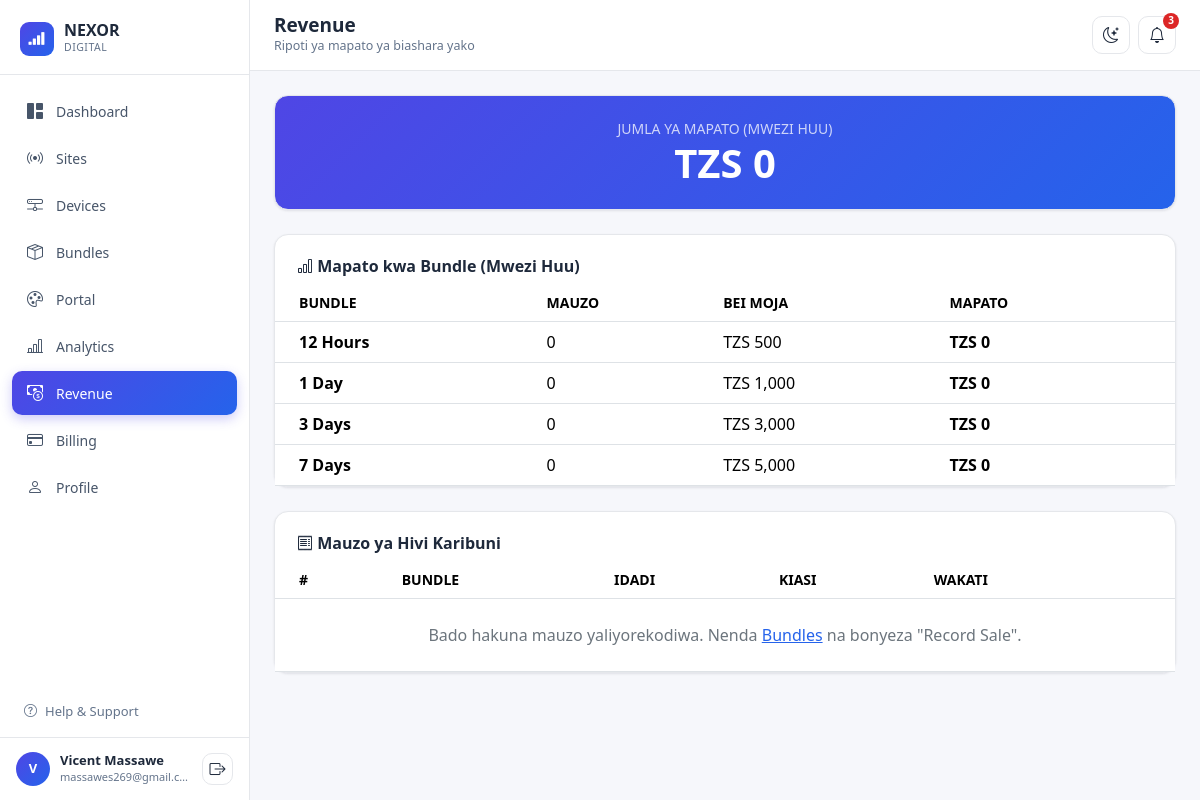
Screenshot of /admin.php?page=revenue (signed in) with the database file from the repository.
### tables this page shows
CREATE TABLE IF NOT EXISTS users (
  id             INT AUTO_INCREMENT PRIMARY KEY,
  username       VARCHAR(50)  NOT NULL UNIQUE,
  password_hash  VARCHAR(255) NOT NULL,
  first_name     VARCHAR(100) NOT NULL DEFAULT '',
  last_name      VARCHAR(100) NOT NULL DEFAULT '',
  email          VARCHAR(150) NOT NULL,
  phone          VARCHAR(30)  DEFAULT '',
  account_type   VARCHAR(50)  DEFAULT 'Customer Account',
  member_since   DATE         DEFAULT NULL,
  bank_name      VARCHAR(50)  DEFAULT '',
  account_number VARCHAR(50)  DEFAULT '',
  plan           VARCHAR(50)  DEFAULT 'Free',
  plan_price     INT          DEFAULT 0,
  billing_cycle  VARCHAR(20)  DEFAULT 'Monthly',
  next_renewal   DATE         DEFAULT NULL,
  created_at     TIMESTAMP    DEFAULT CURRENT_TIMESTAMP
);

CREATE TABLE IF NOT EXISTS bundles (
  id             INT AUTO_INCREMENT PRIMARY KEY,
  name           VARCHAR(100) NOT NULL,
  duration_value INT NOT NULL DEFAULT 1,
  duration_unit  ENUM('hours','days','weeks') DEFAULT 'days',
  price          INT NOT NULL DEFAULT 0,
  speed          VARCHAR(50) DEFAULT 'Unlimited',
  data_limit     VARCHAR(50) DEFAULT 'Unlimited',
  status         ENUM('active','inactive') DEFAULT 'active',
  created_at     TIMESTAMP DEFAULT CURRENT_TIMESTAMP
);

### admin.php (called while the page is built, shortened)
<?php
require __DIR__ . '/includes/config.php';
$page = $_GET['page'] ?? 'dashboard';
$data = load_app_data();
require __DIR__ . '/includes/layout_top.php';
require __DIR__ . "/pages/{$page}.php";
require __DIR__ . '/includes/layout_bottom.php';

### includes/config.php (called while the page is built, shortened)
<?php
function money(float $amount): string {
    return number_format($amount, 0);
}
function current_user_id(): int {
    return (int) ($_SESSION['user_id'] ?? 1);
}
function load_app_data(): array {
    $pdo = db();
    $userId = current_user_id();
    $profile = $pdo->prepare('SELECT * FROM users WHERE id = ?');
    $profile->execute([$userId]);
    $user = $profile->fetch() ?: [];
    $sites = $pdo->query(
        'SELECT s.*, COUNT(d.id) AS device_count
           FROM sites s
           LEFT JOIN devices d ON d.site_id = s.id
          GROUP BY s.id
          ORDER BY s.id'
    )->fetchAll();
    $devices = $pdo->query('SELECT * FROM devices ORDER BY id')->fetchAll();
    $bundles = $pdo->query(
        "SELECT b.*,
                COALESCE(m.qty, 0) AS sales_month,
                COALESCE(m.revenue, 0) AS revenue_month
           FROM bundles b
           LEFT JOIN (
                SELECT bundle_id, SUM(quantity) AS qty, SUM(amount) AS revenue
                  FROM sales
                 WHERE YEAR(sold_at) = YEAR(CURDATE()) AND MONTH(sold_at) = MONTH(CURDATE())
                 GROUP BY bundle_id
           ) m ON m.bundle_id = b.id
          ORDER BY b.id"
    )->fetchAll();
    $invoices = $pdo->query('SELECT * FROM billing_invoices ORDER BY invoice_date DESC')->fetchAll();
    $portalStmt = $pdo->query('SELECT * FROM portal_settings WHERE id = 1');
    $portal = $portalStmt->fetch() ?: [
        'business_name' => 'GAMBADEN HOTSPOT',
        'welcome_text'  => 'Internet ya Uhakika kwa Bei Nafuu',
        'primary_color' => '#4f46e5',
        'lipa_number'   => '140197316',
        'contact_phone' => '+255745325531',
    ];
    return [
        'sites' => $sites,
        'devices' => $devices,
        'bundles' => $bundles,
        'portal' => $portal,
        'profile' => [
            'first_name' => $user['first_name'] ?? '',
            'last_name'  => $user['last_name'] ?? '',
            'email'      => $user['email'] ?? '',
            'phone'      => $user['phone'] ?? '',
            'account_type' => $user['account_type'] ?? 'Customer Account',
            'member_since' => !empty($user['member_since']) ? date('d M Y', strtotime($user['member_since'])) : '',
            'bank_name'    => $user['bank_name'] ?? '',
            'account_number' => $user['account_number'] ?? '',
        ],
        'billing' => [
            'plan'         => $user['plan'] ?? 'Free',
            'price'        => (int) ($user['plan_price'] ?? 0),
            'cycle'        => $user['billing_cycle'] ?? 'Monthly',
            'next_renewal' => !empty($user['next_renewal']) ? date('d M Y', strtotime($user['next_renewal'])) : '',
            'invoices'     => array_map(fn($inv) => [
                'id' => $inv['invoice_no'],
                'date' => date('d M Y', strtotime($inv['invoice_date'])),
                'amount' => (int) $inv['amount'],
                'status' => $inv['status'],
            ], $invoices),
        ],
    ];
}

### pages/revenue.php (the view, shortened to what this page needs)
<?php if (!defined('NEXOR_APP')) { http_response_code(403); exit; }
$totalRevenue = array_sum(array_column($data['bundles'], 'revenue_month'));
$bundlesByRevenue = $data['bundles'];
usort($bundlesByRevenue, fn($a, $b) => $b['revenue_month'] <=> $a['revenue_month']);
$recentSales = db()->query(
    "SELECT s.*, b.name AS bundle_name
       FROM sales s
       JOIN bundles b ON b.id = s.bundle_id
      ORDER BY s.sold_at DESC
      LIMIT 50"
)->fetchAll();
?>
<div class="nx-card nx-card-body text-center mb-4" style="background:linear-gradient(135deg,var(--nx-primary),var(--nx-accent));color:#fff;">
  <div class="small opacity-75 text-uppercase">Jumla ya Mapato (Mwezi Huu)</div>
  <div class="display-6 fw-bold">TZS <?= money($totalRevenue) ?></div>
</div>
<div class="nx-card mb-4">
  <div class="nx-card-body pb-0">
    <h6 class="fw-bold"><i class="bi bi-bar-chart"></i> Mapato kwa Bundle (Mwezi Huu)</h6>
  </div>
  <div class="table-responsive">
    <table class="table align-middle mb-0">
      <thead>
        <tr class="text-secondary small text-uppercase">
          <th class="ps-4">Bundle</th>
          <th>Mauzo</th>
          <th>Bei Moja</th>
          <th class="pe-4">Mapato</th>
        </tr>
      </thead>
      <tbody>
        <?php foreach ($bundlesByRevenue as $b): ?>
        <tr>
          <td class="ps-4 fw-semibold"><?= htmlspecialchars($b['name']) ?></td>
          <td><?= $b['sales_month'] ?></td>
          <td>TZS <?= money($b['price']) ?></td>
          <td class="pe-4 fw-bold">TZS <?= money($b['revenue_month']) ?></td>
        </tr>
        <?php endforeach; ?>
      </tbody>
    </table>
  </div>
</div>
<div class="nx-card">
  <div class="nx-card-body pb-0">
    <h6 class="fw-bold"><i class="bi bi-receipt"></i> Mauzo ya Hivi Karibuni</h6>
  </div>
  <div class="table-responsive">
    <table class="table align-middle mb-0">
      <thead>
        <tr class="text-secondary small text-uppercase">
          <th class="ps-4">#</th>
          <th>Bundle</th>
          <th>Idadi</th>
          <th>Kiasi</th>
          <th class="pe-4">Wakati</th>
        </tr>
      </thead>
      <tbody>
        <?php if (empty($recentSales)): ?>
        <tr><td colspan="5" class="text-center text-secondary py-4">
          Bado hakuna mauzo yaliyorekodiwa. Nenda <a href="admin.php?page=bundles">Bundles</a> na bonyeza "Record Sale".
        </td></tr>
        <?php endif; ?>
      </tbody>
    </table>
  </div>
</div>

### includes/sidebar.php (shortened to what this page needs)
<aside class="nx-sidebar">
  <div class="nx-sidebar-brand">
    <div class="logo-mark"><i class="bi bi-reception-4"></i></div>
    <div>
      <div class="brand-name">NEXOR</div>
      <div class="brand-sub">DIGITAL</div>
    </div>
  </div>
  <nav class="nx-nav">
    <?php
    $nx_links = [
      'dashboard' => ['bi-grid-1x2-fill',   'Dashboard'],
      'sites'     => ['bi-broadcast',       'Sites'],
      'devices'   => ['bi-hdd-network',     'Devices'],
      'bundles'   => ['bi-box-seam',        'Bundles'],
      'portal'    => ['bi-palette',         'Portal'],
      'analytics' => ['bi-bar-chart-line',  'Analytics'],
      'revenue'   => ['bi-cash-coin',       'Revenue'],
      'billing'   => ['bi-credit-card',     'Billing'],
      'profile'   => ['bi-person',          'Profile'],
    ];
    foreach ($nx_links as $key => [$icon, $label]):
    ?>
    <a href="admin.php?page=<?= $key ?>" class="<?= $page === $key ? 'active' : '' ?>">
      <i class="bi <?= $icon ?>"></i> <?= $label ?>
    </a>
    <?php endforeach; ?>
  </nav>
  <div class="px-3 pb-2">
    <a href="#" class="d-flex align-items-center gap-2 px-2 py-2 text-decoration-none" style="color:var(--nx-muted);font-size:13px;">
      <i class="bi bi-question-circle"></i> Help &amp; Support
    </a>
  </div>
  <div class="nx-sidebar-footer">
    <div class="nx-avatar"><?= strtoupper(substr($data['profile']['first_name'], 0, 1)) ?></div>
    <div class="flex-grow-1 overflow-hidden">
      <div class="who text-truncate"><?= htmlspecialchars($data['profile']['first_name'] . ' ' . $data['profile']['last_name']) ?></div>
      <div class="email text-truncate"><?= htmlspecialchars($data['profile']['email']) ?></div>
    </div>
    <a href="logout.php" class="nx-icon-btn" title="Logout" style="width:32px;height:32px;">
      <i class="bi bi-box-arrow-right"></i>
    </a>
  </div>
</aside>

### assets/css/style.css (style rules this page uses)
:root { --nx-primary: #4f46e5; --nx-primary-dark: #4338ca; --nx-accent: #2563eb; --nx-bg: #f6f7fb; --nx-surface: #ffffff; --nx-border: #e5e7eb; --nx-text: #1e293b; --nx-muted: #64748b; --nx-sidebar-bg: #ffffff; --nx-sidebar-text: #475569; --nx-success: #16a34a; --nx-success-bg: #dcfce7; --nx-warning: #d97706; --nx-warning-bg: #fef3c7; --nx-danger: #dc2626; --nx-danger-bg: #fee2e2; --nx-shadow: 0 1px 3px rgba(15, 23, 42, .06), 0 1px 2px rgba(15, 23, 42, .04); }
body { background: var(--nx-bg); color: var(--nx-text); font-family: "Segoe UI", system-ui, -apple-system, sans-serif; }
a { color: var(--nx-accent); }
.nx-sidebar { width: 250px; flex-shrink: 0; background: var(--nx-sidebar-bg); border-right: 1px solid var(--nx-border); display: flex; flex-direction: column; transition: transform .2s ease; }
.nx-sidebar-brand { padding: 22px 20px 18px; display: flex; align-items: center; gap: 10px; border-bottom: 1px solid var(--nx-border); }
.nx-sidebar-brand .logo-mark { width: 34px; height: 34px; border-radius: 9px; background: linear-gradient(135deg, var(--nx-primary), var(--nx-accent)); display: flex; align-items: center; justify-content: center; color: #fff; font-weight: 800; font-size: 17px; flex-shrink: 0; }
.nx-sidebar-brand .brand-name { font-weight: 800; font-size: 16px; color: var(--nx-text); line-height: 1.1; }
.nx-sidebar-brand .brand-sub { font-size: 10.5px; color: var(--nx-muted); letter-spacing: .5px; }
.nx-nav { padding: 14px 12px; flex: 1; overflow-y: auto; }
.nx-nav a { display: flex; align-items: center; gap: 12px; padding: 10px 14px; border-radius: 10px; color: var(--nx-sidebar-text); text-decoration: none; font-size: 14px; font-weight: 500; margin-bottom: 3px; transition: background .15s, color .15s; }
.nx-nav a i { font-size: 16px; width: 18px; text-align: center; }
.nx-nav a.active { background: linear-gradient(135deg, var(--nx-primary), var(--nx-accent)); color: #fff; box-shadow: 0 4px 12px rgba(79, 70, 229, .28); }
.nx-sidebar-footer { padding: 14px 16px; border-top: 1px solid var(--nx-border); display: flex; align-items: center; gap: 10px; }
.nx-avatar { width: 34px; height: 34px; border-radius: 50%; background: linear-gradient(135deg, var(--nx-primary), var(--nx-accent)); color: #fff; font-weight: 700; font-size: 13px; display: flex; align-items: center; justify-content: center; flex-shrink: 0; }
.nx-sidebar-footer .who { font-size: 13px; font-weight: 600; color: var(--nx-text); line-height: 1.2; }
.nx-sidebar-footer .email { font-size: 11px; color: var(--nx-muted); }
.nx-icon-btn { width: 38px; height: 38px; border-radius: 10px; border: 1px solid var(--nx-border); background: var(--nx-surface); color: var(--nx-text); display: flex; align-items: center; justify-content: center; position: relative; }
.nx-card { background: var(--nx-surface); border: 1px solid var(--nx-border); border-radius: 14px; box-shadow: var(--nx-shadow); }
.nx-card-body { padding: 22px; }

### rows the page displays
users: first_name "V", first_name+last_name "Vicent Massawe", email "massawes269@gmail.c…"
bundles: name "12 Hours", sales_month "0", price "500", revenue_month "0"
bundles: name "1 Day", sales_month "0", price "1,000", revenue_month "0"
bundles: name "3 Days", sales_month "0", price "3,000", revenue_month "0"
bundles: name "7 Days", sales_month "0", price "5,000", revenue_month "0"

### other values shown
$label "Dashboard"
$label "Sites"
$label "Devices"
$label "Bundles"
$label "Portal"
$label "Analytics"
$label "Revenue"
$label "Billing"
$label "Profile"
$pageTitle "Revenue"
$pageSubtitle "Ripoti ya mapato ya biashara yako"
money($totalRevenue) "0"
